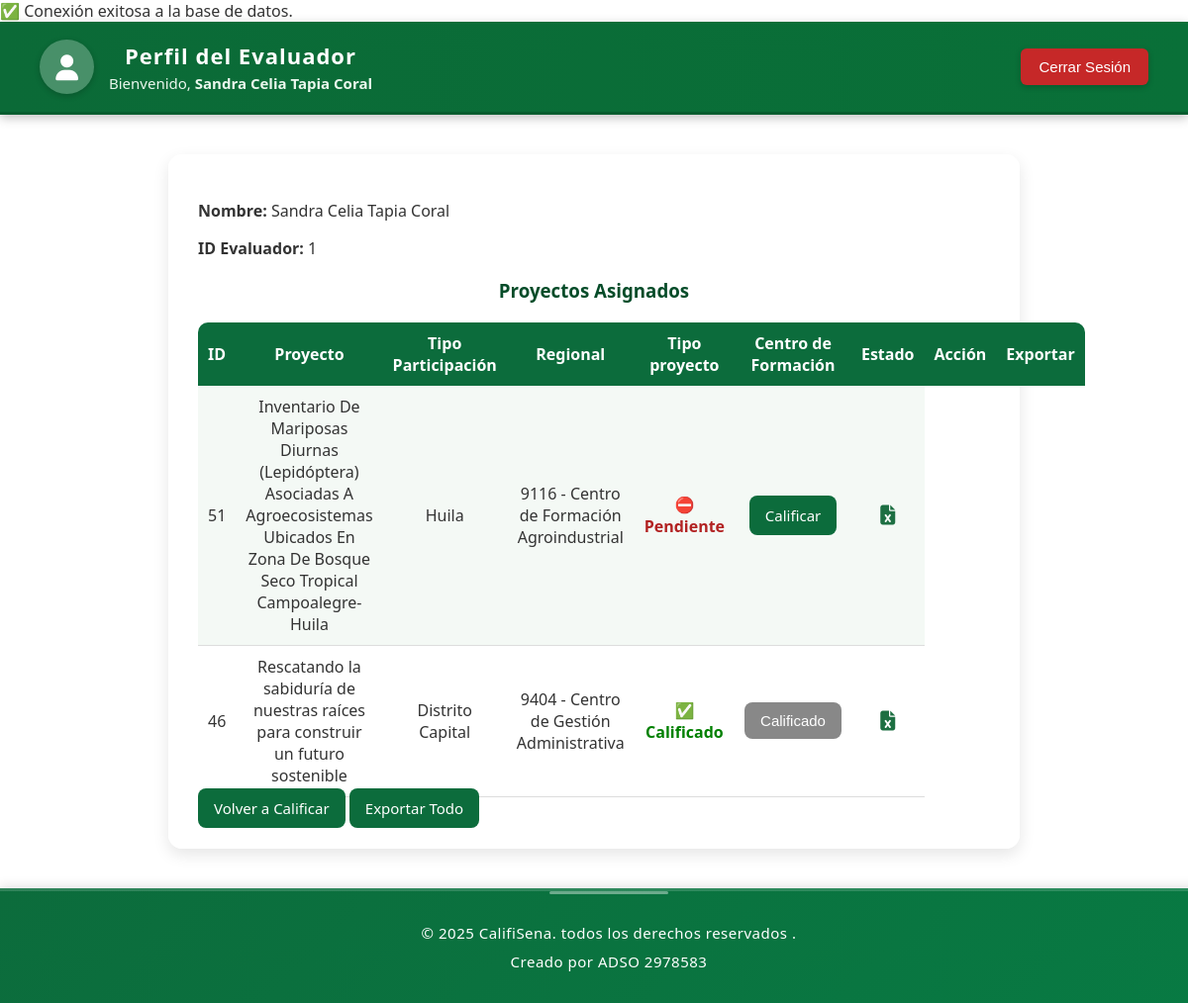
The app's page /Views/perfil.php (signed in) with its own data.
### tables this page shows
CREATE TABLE `asignaciones` (
  `id_asignacion` int(11) NOT NULL,
  `id_evaluador` int(11) NOT NULL,
  `id_proyecto` int(11) NOT NULL,
  `fecha_asignacion` date DEFAULT current_timestamp()
);

CREATE TABLE `proyectos` (
  `id_proyecto` int(11) NOT NULL,
  `nombre_proyecto` varchar(500) NOT NULL,
  `tipo_participacion` varchar(100) DEFAULT NULL,
  `regional` varchar(100) NOT NULL,
  `centro_formacion` varchar(150) NOT NULL,
  `fecha_creacion` timestamp NOT NULL DEFAULT current_timestamp()
);

### Models/Proyecto.php (called while the page is built, shortened)
<?php
class Proyecto {
    private $conn;
    public function __construct($db) {
        $this->conn = $db;
    }
    public function listarTodosPorEvaluador($id_evaluador) {
        $query = "
            SELECT
                p.id_proyecto,
                p.nombre_proyecto,
                p.tipo_participacion,
                p.regional,
                p.centro_formacion,
                a.id_asignacion,
                CASE WHEN c.id_calificacion IS NOT NULL THEN 1 ELSE 0 END AS calificado
            FROM asignaciones a
            INNER JOIN proyectos p ON a.id_proyecto = p.id_proyecto
            LEFT JOIN calificaciones c ON c.id_asignacion = a.id_asignacion
            WHERE a.id_evaluador = :id_evaluador
            ORDER BY calificado ASC, p.nombre_proyecto ASC
        ";
        $stmt = $this->conn->prepare($query);
        $stmt->bindParam(":id_evaluador", $id_evaluador, PDO::PARAM_INT);
        $stmt->execute();
        return $stmt->fetchAll(PDO::FETCH_ASSOC);
    }
}
?>

### Views/perfil.php (the view, shortened to what this page needs)
<?php
require_once "../Models/Proyecto.php";
$db = (new Database())->conectar();
$proyectoModel = new Proyecto($db);
$proyectos = $proyectoModel->listarTodosPorEvaluador($_SESSION["id_evaluador"]);
?>
<!DOCTYPE html>
<html lang="es">
<head>
  <link rel="stylesheet" href="../assets/css/header.css">
  <link rel="stylesheet" href="../assets/css/vista.css">
  <link rel="stylesheet" href="https://cdnjs.cloudflare.com/ajax/libs/font-awesome/6.4.0/css/all.min.css">
</head>
<body>
  <header class="main-header">
    <div class="header-left">
      <a href="perfil.php" class="profile-circle" title="Ver Perfil">
        <i class="fa-solid fa-user"></i>
      </a>
      <div>
        <h1 class="titulo-perfil">Perfil del Evaluador</h1>
        <p>Bienvenido, <strong><?php echo htmlspecialchars($_SESSION["nombre"]); ?></strong></p>
      </div>
    </div>
    <div class="header-right">
      <button class="logout-btn" onclick="confirmarLogout()">Cerrar Sesión</button>
    </div>
  </header>
  <div class="perfil-container">
    <p><strong>Nombre:</strong> <?php echo htmlspecialchars($_SESSION["nombre"]); ?></p>
    <p><strong>ID Evaluador:</strong> <?php echo $_SESSION["id_evaluador"]; ?></p>
    <h3>Proyectos Asignados</h3>
    <table>
      <tr>
        <th>ID</th>
        <th>Proyecto</th>
        <th>Tipo Participación</th>
        <th>Regional</th>
        <th>Tipo proyecto</th>
        <th>Centro de Formación</th>
        <th>Estado</th>
        <th>Acción</th>
        <th>Exportar</th>
      </tr>
      <?php foreach ($proyectos as $p): ?>
        <tr>
          <td><?php echo $p["id_proyecto"]; ?></td>
          <td><?php echo htmlspecialchars($p["nombre_proyecto"]); ?></td>
          <td><?php echo htmlspecialchars($p["regional"]); ?></td>
          <td><?php echo htmlspecialchars($p["centro_formacion"]); ?></td>
          <td>
          <?php if ($p["calificado"]): ?>
              <span style="color:green; font-weight:bold;">✅ Calificado</span>
            <?php else: ?>
              <span style="color:#b22222; font-weight:bold;">⛔ Pendiente</span>
            <?php endif; ?>
</td>
          <td>
            <?php if (!$p["calificado"]): ?>
              <a href="calificar.php?id_proyecto=<?php echo $p['id_proyecto']; ?>" class="btn">Calificar</a>
            <?php else: ?>
              <button class="btn" style="background-color:#888; cursor:not-allowed;" disabled>Calificado</button>
            <?php endif; ?>
          </td>
          <td>
            <a href="exportar_excel.php?id_proyecto=<?php echo $p['id_proyecto']; ?>" title="Exportar solo este proyecto">
              <i class="fa-solid fa-file-excel" style="color:#1d6f42; font-size:20px;"></i>
            </a>
          </td>
        </tr>
      <?php endforeach; ?>
    </table>
    <div class="actions">
      <a href="calificar.php" class="btn">Volver a Calificar</a>
      <a href="exportar_excel.php?id_evaluador=<?php echo $_SESSION['id_evaluador']; ?>" class="btn">Exportar Todo</a>
    </div>
  </div>
</body>
<?php include 'footer.php'; ?>
</html>

### Views/footer.php (shortened to what this page needs)
<!DOCTYPE html>
<html lang="en">
<head>
</head>
<body>
    <footer>
        <p>&copy; <?php echo date("Y"); ?> CalifiSena. todos los derechos reservados .</p>
        <p>Creado por ADSO 2978583</p>
    </footer>
</body>
</html>

### assets/css/header.css (style rules this page uses)
.main-header { background: linear-gradient(90deg, #0b6a37, #097038); color: #fff; padding: 18px 40px; display: flex; justify-content: space-between; align-items: center; border-bottom: 3px solid #075d2f; box-shadow: 0 3px 10px rgba(0, 0, 0, 0.25); font-family: 'Segoe UI', sans-serif; }
.header-left { display: flex; align-items: center; gap: 15px; }
.profile-circle { width: 55px; height: 55px; border-radius: 50%; background: rgba(255, 255, 255, 0.25); display: flex; justify-content: center; align-items: center; color: white; font-size: 26px; box-shadow: 0 2px 6px rgba(0, 0, 0, 0.2); cursor: pointer; transition: all 0.3s ease; text-decoration: none; }
.header-left h1 { margin: 0; font-size: 22px; font-weight: 600; color:#fff; }
.header-left p { margin: 3px 0 0; font-size: 15px; color: #eaf7ed; }
.header-right { display: flex; align-items: center; }
.logout-btn { background-color: #c62828; color: white; border: none; border-radius: 6px; padding: 10px 18px; font-size: 15px; font-weight: 500; cursor: pointer; transition: all 0.3s ease; box-shadow: 0 2px 6px rgba(0, 0, 0, 0.2); }

### assets/css/vista.css (style rules this page uses)
body { font-family: 'Segoe UI', Arial, sans-serif; background: linear-gradient(135deg,rgba(249, 248, 243, 0.15)), url("../img/calificacion.png"); background-size: cover; background-position: center; background-repeat: no-repeat; background-attachment: fixed; margin: 0; padding: 0; color: #333; }
.login-container, .calificar-container, .perfil-container { width: 90%; max-width: 700px; background-color: rgba(255, 255, 255, 0.95); margin: 40px auto; padding: 30px; border-radius: 14px; box-shadow: 0 6px 16px rgba(0, 0, 0, 0.1); backdrop-filter: blur(6px); }
.titulo-perfil { font-size: 28px; color: #fcfdfc; margin: 0; font-weight: 700; letter-spacing: 1px; }
h1, h2, h3 { color: #064c29; text-align: center; margin-bottom: 20px; }
.calificar-container, .perfil-container { width: 90%; max-width: 800px; background-color: rgba(255, 255, 255, 0.95); margin: 40px auto; padding: 30px; border-radius: 14px; box-shadow: 0 6px 16px rgba(0, 0, 0, 0.1); backdrop-filter: blur(6px); }
button, .btn { background-color: #0c6c3c; color: white; border: none; border-radius: 8px; padding: 10px 16px; font-size: 15px; cursor: pointer; transition: background 0.3s ease, transform 0.1s ease; text-decoration: none; }
table { width: 100%; border-collapse: collapse; margin-top: 15px; border-radius: 10px; overflow: hidden; }
th { background-color: #0c6c3c; color: #fff; padding: 10px; text-align: center; }
td { padding: 10px; border-bottom: 1px solid #ddd; text-align: center; }
tr:nth-child(even) { background-color: #f4f9f5; }

### Views/footer.php (style rules this page uses)
footer { background: linear-gradient(135deg, #0c6c3c, #087a43); color: #ffffff; text-align: center; padding: 25px 15px; font-family: 'Segoe UI', Arial, sans-serif; font-size: 15px; line-height: 1.6; position: relative; width: 100%; bottom: 0; border-top: 3px solid rgba(255, 255, 255, 0.15); box-shadow: 0 -3px 10px rgba(0, 0, 0, 0.1); }
footer p { margin: 5px 0; letter-spacing: 0.5px; transition: color 0.3s ease, text-shadow 0.3s ease; }
footer::before { content: ""; position: absolute; top: 0; left: 50%; width: 120px; height: 3px; background-color: rgba(255, 255, 255, 0.4); border-radius: 2px; transform: translateX(-50%); animation: shine 3s infinite ease-in-out; }

### records on screen
asignaciones: id_proyecto.id_proyecto "51", id_proyecto.nombre_proyecto "Inventario De Mariposas Diurnas (Lepidóptera) Asociadas A Agroecosistemas Ubicados En Zona De Bosque Seco Tropical Campoalegre- Huila", id_proyecto.regional "Huila", id_proyecto.centro_formacion "9116 - Centro de Formación Agroindustrial", shows "⛔ Pendiente"
asignaciones: id_proyecto.id_proyecto "46", id_proyecto.nombre_proyecto "Rescatando la sabiduría de nuestras raíces para construir un futuro sostenible", id_proyecto.regional "Distrito Capital", id_proyecto.centro_formacion "9404 - Centro de Gestión Administrativa", shows "✅ Calificado"

### other values on screen
$_SESSION["nombre"] "Sandra Celia Tapia Coral"
$_SESSION["id_evaluador"] "1"
